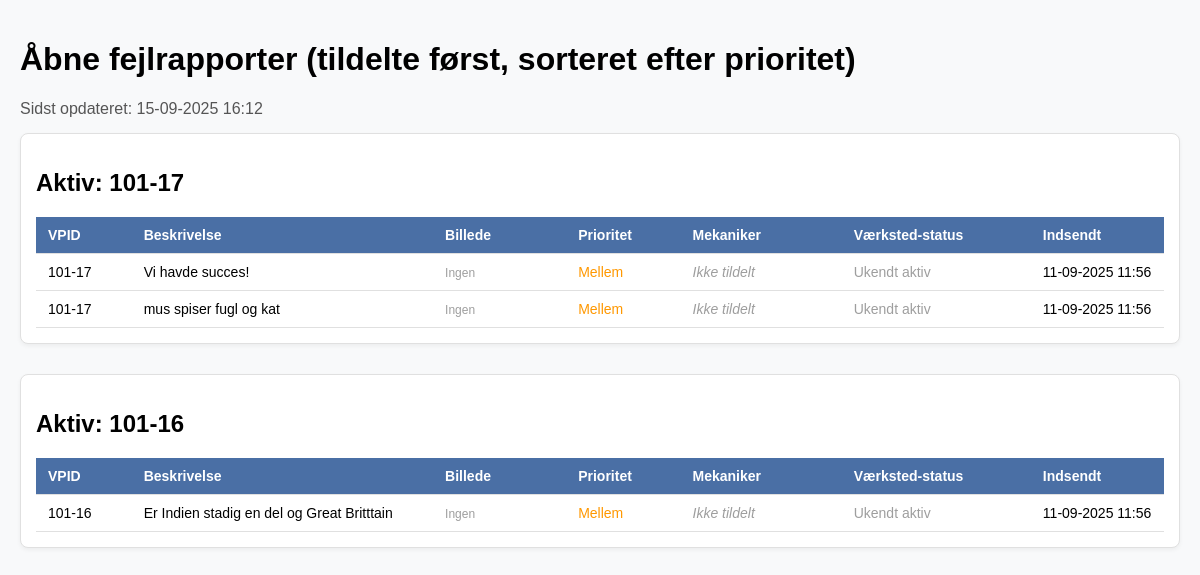
The app's page /open_reports/, older data.
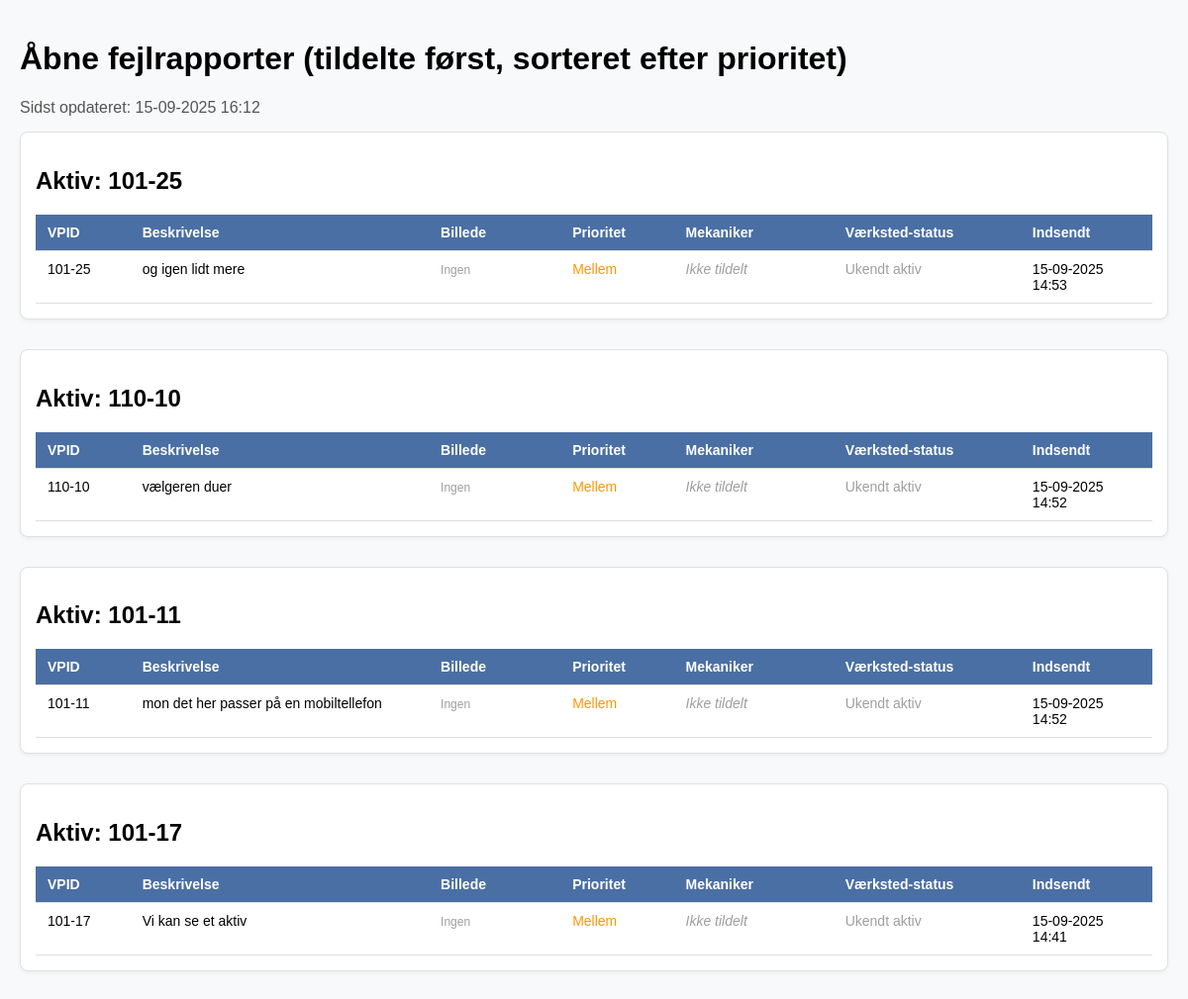
The same page, newer data.
### assets/models.py (models this page shows, shortened)
class FaultReport(models.Model):
    LANGUAGE_CHOICES = [
        ('de', _("Tysk")),
        ('pl', _("Polsk")),
        ('en', _("Engelsk")),
    ]
    PRIORITY_CHOICES = [
        (1, 'Høj'),
        (2, 'Mellem'),
        (3, 'Lav'),
    ]
    title = models.CharField(max_length=100, verbose_name=_("Titel"))
    description = models.TextField(verbose_name=_("Beskrivelse (oversat)"))
    original_description = models.TextField(blank=True, null=True, verbose_name=_("Original beskrivelse"))
    sprog = models.CharField(
        max_length=2,
        choices=LANGUAGE_CHOICES,
        default='de',
        verbose_name=_("Originalt sprog")
    )
    created_at = models.DateTimeField(auto_now_add=True, verbose_name=_("Oprettet"))
    updated_at = models.DateTimeField(auto_now=True, verbose_name=_("Opdateret"))
    status = models.CharField(max_length=100, blank=True, null=True, verbose_name=_("Status"))  # null=True tilføjet
    qr_code = models.CharField(max_length=100, blank=True, null=True, default="", verbose_name=_("QR-kode"))  # null=True tilføjet
    image = models.ImageField(upload_to='fault_reports/', blank=True, verbose_name=_("Billede"))
    repair_status = models.BooleanField(default=False, verbose_name=_("Reparationsstatus"))
    machine = models.CharField(max_length=100, blank=True, null=True, default="", verbose_name=_("Maskine"))  # null=True tilføjet
    location = models.CharField(max_length=100, blank=True, null=True, default="", verbose_name=_("Lokation"))  # null=True tilføjet
    vpid = models.CharField(max_length=100, blank=True, null=True, verbose_name=_("VPID"))  # null=True tilføjet
    asset = models.ForeignKey(
        'Asset', on_delete=models.SET_NULL, null=True, blank=True, verbose_name=_("Aktiv")
    )
    priority = models.IntegerField(
        default=2,
        choices=[
            (1, _("Høj")),
            (2, _("Normal")),
            (3, _("Lav (vent til service)"))
        ],
        verbose_name=_("Prioritet")
    )
    assigned_to = models.ForeignKey(
        User,
        on_delete=models.SET_NULL,
        null=True,
        blank=True,
        verbose_name=_("Tildelt mekaniker"),
        related_name='assigned_reports'
    )
    started_at = models.DateTimeField(
        null=True,
        blank=True,
        verbose_name=_("Arbejde påbegyndt")
    )
    completed_at = models.DateTimeField(
        null=True,
        blank=True,
        verbose_name=_("Afsluttet")
    )
    completed_by = models.ForeignKey(
        User,
        on_delete=models.SET_NULL,
        null=True,
        blank=True,
        verbose_name=_("Udført af"),
        related_name='completed_reports'
    )
    notes = models.TextField(
        blank=True,
        verbose_name=_("Noter (til mekaniker)")
    )
    is_approved = models.BooleanField(
        default=False,
        verbose_name=_("Godkendt")
    )
    class Meta:
        verbose_name = _("Fejlrapport")
        verbose_name_plural = _("Fejlrapporter")
        ordering = ['-priority', '-created_at']

### assets/views.py (the view)
# urls.py: path('open_reports/', open_reports, name='open_reports'),
def open_reports(request):
    open_reports = FaultReport.objects.filter(
        completed_at__isnull=True
    ).annotate(
        is_assigned=Case(
            When(assigned_to__isnull=False, then=Value(0)),
            default=Value(1),
            output_field=IntegerField(),
        ),
        safe_priority=Case(
            When(priority=1, then=Value(1)),
            When(priority=2, then=Value(2)),
            When(priority=3, then=Value(3)),
            default=Value(4),
            output_field=IntegerField(),
        )
    ).order_by(
        'is_assigned',  # Tildelte først (0), så utildelte (1)
        'safe_priority', # Derefter efter prioritet
        '-created_at'   # Nyeste først inden for hver gruppe
    )
    reports_by_vpid = {}
    for report in open_reports:
        vpid = report.vpid
        if vpid not in reports_by_vpid:
            reports_by_vpid[vpid] = []
        reports_by_vpid[vpid].append(report)
    context = {
        'reports_by_vpid': reports_by_vpid,
        'title': 'Åbne fejlrapporter (tildelte først, sorteret efter prioritet)',
        'last_updated': timezone.now(),
        'user': request.user,
    }
    return render(request, 'open_reports.html', context)

### templates/open_reports.html (shortened to what this page needs)
{% extends "base.html" %}
{% block content %}
<h1>{{ title }}</h1>
<p class="last-updated">
    Sidst opdateret: <span id="update-time">{{ last_updated|date:"d-m-Y H:i" }}</span>
</p>
<div id="reports-container">
    {% for vpid, reports in reports_by_vpid.items %}
    <div class="vpid-group">
        <h2>Aktiv: {{ vpid }}</h2>
        <table class="reports-table">
            <thead>
                <tr>
                    <th>VPID</th>
                    <th>Beskrivelse</th>
                    <th>Billede</th>
                    <th>Prioritet</th>
                    <th>Mekaniker</th>
                    <th>Værksted-status</th>
                    <th>Indsendt</th>
                </tr>
            </thead>
            <tbody>
                {% for report in reports %}
                <tr>
                    <td>{{ report.vpid }}</td>
                    <td>{{ report.description }}</td>
                    <td>
                        {% if report.image %}
                            <img src="{{ report.image.url }}" alt="Fejlrapport-billede" style="max-width: 100px; max-height: 100px; border-radius: 4px;">
                        {% else %}
                            <span class="no-image">Ingen</span>
                        {% endif %}
                    </td>
                    <td class="priority-{% if report.priority == 1 %}høj{% elif report.priority == 2 %}mellem{% elif report.priority == 3 %}lav{% else %}ukendt{% endif %}">
                        {% if report.priority == 1 %}Høj{% elif report.priority == 2 %}Mellem{% elif report.priority == 3 %}Lav{% else %}<span style="color: purple;">Ukendt ({{ report.priority }})</span>{% endif %}
                    </td>
                    <td>{% if report.assigned_to %}{{ report.assigned_to.get_full_name|default:report.assigned_to.username }}{% else %}<span class="unassigned">Ikke tildelt</span>{% endif %}</td>
                    <td>
                        {% with asset=report.asset %}
                        {% if asset %}
                        {% if asset.in_workshop %}
                        <strong style="color: #d32f2f;">På værksted</strong><br>
                        <small>Fra: {{ asset.workshop_from_date|date:"d-m-Y"|default:"?" }}</small><br>
                        <small>Retur: {{ asset.workshop_expected_return|date:"d-m-Y"|default:"Ukendt" }}</small>
                        {% else %}
                        <span style="color: #388e3c;">Ikke på værksted</span>
                        {% endif %}
    {% else %}
        <span style="color: #9e9e9e;">Ukendt aktiv</span>
    {% endif %}
{% endwith %}
                    </td>
                    <td>{{ report.created_at|date:"d-m-Y H:i" }}</td>
                </tr>
                {% endfor %}
            </tbody>
        </table>
    </div>
    {% empty %}
    <p>Ingen åbne fejlrapporter.</p>
    {% endfor %}
</div>
{% endblock %}

### templates/base.html (shortened to what this page needs)
<!DOCTYPE html>
<html lang="da">
<head>
</head>
<body>
    <div class="container">
        {% block content %}{% endblock %}
    </div>
</body>
</html>

### templates/base.html (style rules this page uses)
:root { --primary-color: #007bff; }
body { font-family: Arial, sans-serif; margin: 0; padding: 20px; background: #f8f9fa; }

### templates/open_reports.html (style rules this page uses)
.reports-table th, .reports-table td { padding: 10px 12px; text-align: left; border-bottom: 1px solid #e0e0e0; vertical-align: top; }
.reports-table th:nth-child(1), .reports-table td:nth-child(1) { width: 8%; }
.reports-table th:nth-child(2), .reports-table td:nth-child(2) { width: 30%; }
.reports-table th:nth-child(3), .reports-table td:nth-child(3) { width: 12%; }
.reports-table th:nth-child(4), .reports-table td:nth-child(4) { width: 10%; }
.reports-table th:nth-child(5), .reports-table td:nth-child(5) { width: 15%; }
.reports-table th:nth-child(6), .reports-table td:nth-child(6) { width: 18%; }
.reports-table th:nth-child(7), .reports-table td:nth-child(7) { width: 12%; }
.vpid-group { margin-bottom: 30px; border: 1px solid #e0e0e0; padding: 15px; border-radius: 8px; background: white; box-shadow: 0 2px 4px rgba(0,0,0,0.05); }
.reports-table { width: 100%; border-collapse: collapse; font-size: 14px; table-layout: fixed; }
.reports-table th { background-color: #4a6fa5; color: white; padding: 10px 12px; font-weight: 600; }
.priority-mellem { color: #ff9800; }
.unassigned { color: #9e9e9e; font-style: italic; }
.no-image { color: #9e9e9e; font-size: 12px; }
.last-updated { color: #555; margin-bottom: 15px; }

Row changes from the older to the newer data that the page shows:
removed FaultReport: vpid "101-17", description "Vi havde succes!", image "Ingen", priority "Mellem", shows "Ikke tildelt", created_at "11-09-2025 11:56"
removed FaultReport: vpid "101-17", description "mus spiser fugl og kat", image "Ingen", priority "Mellem", shows "Ikke tildelt", created_at "11-09-2025 11:56"
removed FaultReport: vpid "101-16", description "Er Indien stadig en del og Great Britttain", image "Ingen", priority "Mellem", shows "Ikke tildelt", created_at "11-09-2025 11:56"
added FaultReport: vpid "101-25", description "og igen lidt mere", image "Ingen", priority "Mellem", shows "Ikke tildelt", created_at "15-09-2025 14:53"
added FaultReport: vpid "110-10", description "vælgeren duer", image "Ingen", priority "Mellem", shows "Ikke tildelt", created_at "15-09-2025 14:52"
added FaultReport: vpid "101-11", description "mon det her passer på en mobiltellefon", image "Ingen", priority "Mellem", shows "Ikke tildelt", created_at "15-09-2025 14:52"
added FaultReport: vpid "101-17", description "Vi kan se et aktiv", image "Ingen", priority "Mellem", shows "Ikke tildelt", created_at "15-09-2025 14:41"
